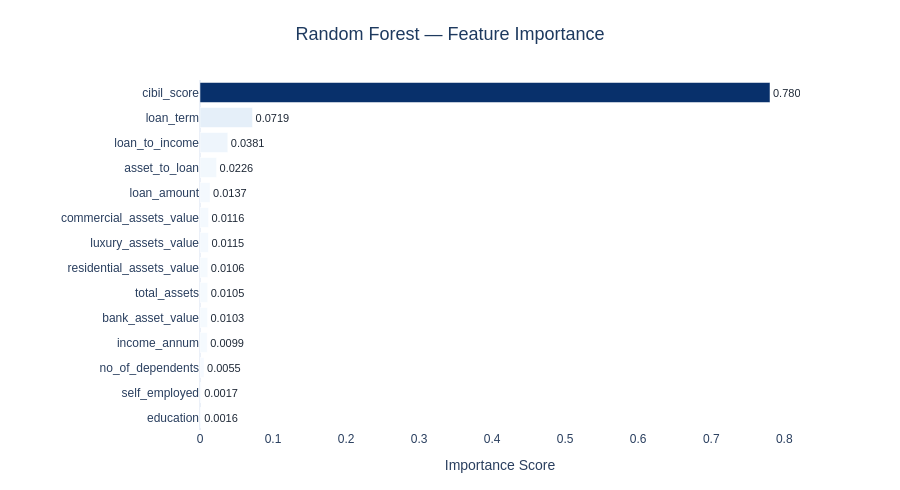

This figure's notebook cell:
### Markdown cell above
### Feature Importance — Random Forest

Shows which features the Random Forest relied on most when splitting.
Higher = more important for predicting loan approval.

### Code cell
_, rf_fitted, _, _ = results["Random Forest"]

importance_df = pd.DataFrame({
    "Feature":    feature_names,
    "Importance": rf_fitted.feature_importances_,
}).sort_values("Importance", ascending=True)

fig = go.Figure(go.Bar(
    x            = importance_df["Importance"],
    y            = importance_df["Feature"],
    orientation  = "h",
    marker       = dict(color=importance_df["Importance"],
                        colorscale="Blues", showscale=False),
    text         = [f"{v:.4f}" for v in importance_df["Importance"]],
    textposition = "outside",
    textfont     = dict(size=11, color="#1F2937"),
))

fig.update_layout(
    title    = dict(text="Random Forest — Feature Importance",
                    font=dict(size=18, color="#1E3A5F"), x=0.5, xanchor="center"),
    template = "plotly_white",
    height   = max(400, len(feature_names) * 35),
    xaxis    = dict(title="Importance Score", showgrid=False),
    yaxis    = dict(showgrid=False),
    font     = dict(family="Arial, sans-serif", size=12),
    margin   = dict(t=80, b=60, l=200, r=100),
)
fig.show()

### Figure 1 — Plotly figure (JSON) as saved in the notebook; plotly's stock layout.template omitted (floating-point values rounded to 4 significant figures)
{"data": [{"marker": {"color": [0.001571, 0.001705, 0.005533, 0.009883, 0.01026, 0.01048, 0.01063, 0.0115, 0.01162, 0.01372, 0.02264, 0.03805, 0.07193, 0.7805], "colorscale": [[0, "rgb(247,251,255)"], [0.125, "rgb(222,235,247)"], [0.25, "rgb(198,219,239)"], [0.375, "rgb(158,202,225)"], [0.5, "rgb(107,174,214)"], [0.625, "rgb(66,146,198)"], [0.75, "rgb(33,113,181)"], [0.875, "rgb(8,81,156)"], [1, "rgb(8,48,107)"]], "showscale": false}, "orientation": "h", "text": ["0.0016", "0.0017", "0.0055", "0.0099", "0.0103", "0.0105", "0.0106", "0.0115", "0.0116", "0.0137", "0.0226", "0.0381", "0.0719", "0.7805"], "textfont": {"color": "#1F2937", "size": 11}, "textposition": "outside", "type": "bar", "x": [0.001571, 0.001705, 0.005533, 0.009883, 0.01026, 0.01048, 0.01063, 0.0115, 0.01162, 0.01372, 0.02264, 0.03805, 0.07193, 0.7805], "y": ["education", "self_employed", "no_of_dependents", "income_annum", "bank_asset_value", "total_assets", "residential_assets_value", "luxury_assets_value", "commercial_assets_value", "loan_amount", "asset_to_loan", "loan_to_income", "loan_term", "cibil_score"]}], "layout": {"font": {"family": "Arial, sans-serif", "size": 12}, "height": 490, "margin": {"b": 60, "l": 200, "r": 100, "t": 80}, "title": {"font": {"color": "#1E3A5F", "size": 18}, "text": "Random Forest — Feature Importance", "x": 0.5, "xanchor": "center"}, "xaxis": {"showgrid": false, "title": {"text": "Importance Score"}}, "yaxis": {"showgrid": false}}}
